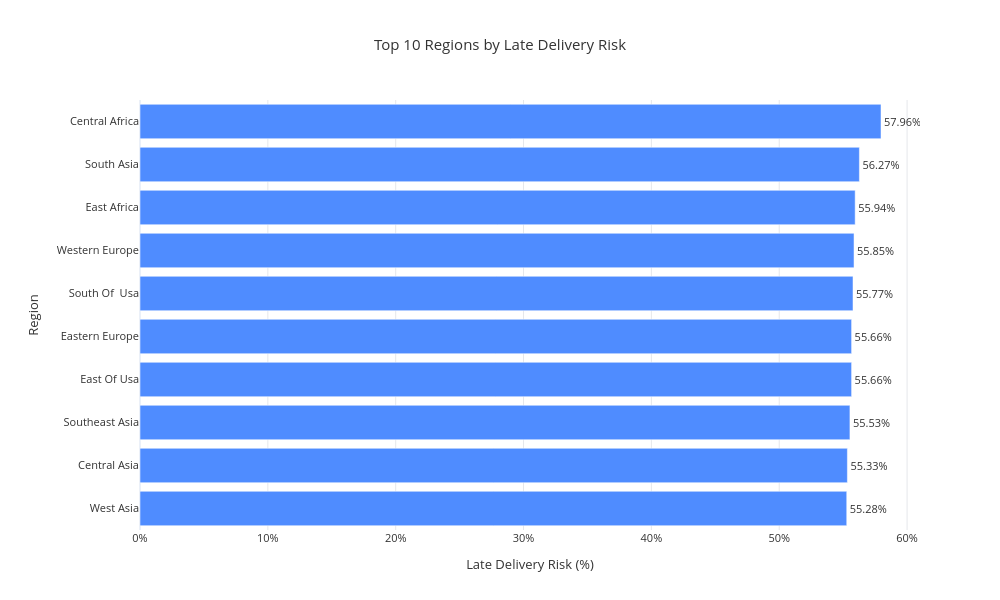

Notebook code for this chart:
### Markdown cell above
Regional & Market Diagnostics

### Code cell
#Top 10 Regions by Late Delivery Risk
import plotly.graph_objects as go

# ==========================================
# Region Analysis
# ==========================================

region_risk = (
    df.groupby("order_region")["late_delivery_risk"]
    .mean()
    .mul(100)
    .round(2)
    .sort_values(ascending=False)
    .head(10)
)

# ==========================================
# Chart
# ==========================================

fig = go.Figure()

fig.add_trace(
    go.Bar(
        x=region_risk.values,
        y=region_risk.index,
        orientation="h",

        marker_color="#4F8CFF",

        text=region_risk.values,
        texttemplate="%{text:.2f}%",
        textposition="outside",

        hovertemplate=(
            "<b>%{y}</b><br>"
            "Late Risk: %{x:.2f}%"
            "<extra></extra>"
        )
    )
)

fig.update_layout(
    title="Top 10 Regions by Late Delivery Risk",
    title_x=0.5,

    template="plotly_white",

    height=600,
    width=1000,

    showlegend=False,

    xaxis=dict(
        title="Late Delivery Risk (%)",
        ticksuffix="%",
        showgrid=True,
        gridcolor="#E5E7EB"
    ),

    yaxis=dict(
        title="Region",
        categoryorder="total ascending"
    ),

    font=dict(
        size=11,
        color="#333333"
    ),

    margin=dict(
        l=140,
        r=80,
        t=100,
        b=70
    )
)

fig.show()

### Figure 1 — Plotly figure (JSON) as saved in the notebook; plotly's stock layout.template omitted (floating-point values rounded to 4 significant figures)
{"data": [{"hovertemplate": "<b>%{y}</b><br>Late Risk: %{x:.2f}%<extra></extra>", "marker": {"color": "#4F8CFF"}, "orientation": "h", "text": [57.96, 56.27, 55.94, 55.85, 55.77, 55.66, 55.66, 55.53, 55.33, 55.28], "textposition": "outside", "texttemplate": "%{text:.2f}%", "type": "bar", "x": [57.96, 56.27, 55.94, 55.85, 55.77, 55.66, 55.66, 55.53, 55.33, 55.28], "y": ["Central Africa", "South Asia", "East Africa", "Western Europe", "South Of  Usa", "East Of Usa", "Eastern Europe", "Southeast Asia", "Central Asia", "West Asia"]}], "layout": {"font": {"color": "#333333", "size": 11}, "height": 600, "margin": {"b": 70, "l": 140, "r": 80, "t": 100}, "showlegend": false, "title": {"text": "Top 10 Regions by Late Delivery Risk", "x": 0.5}, "width": 1000, "xaxis": {"gridcolor": "#E5E7EB", "showgrid": true, "ticksuffix": "%", "title": {"text": "Late Delivery Risk (%)"}}, "yaxis": {"categoryorder": "total ascending", "title": {"text": "Region"}}}}
